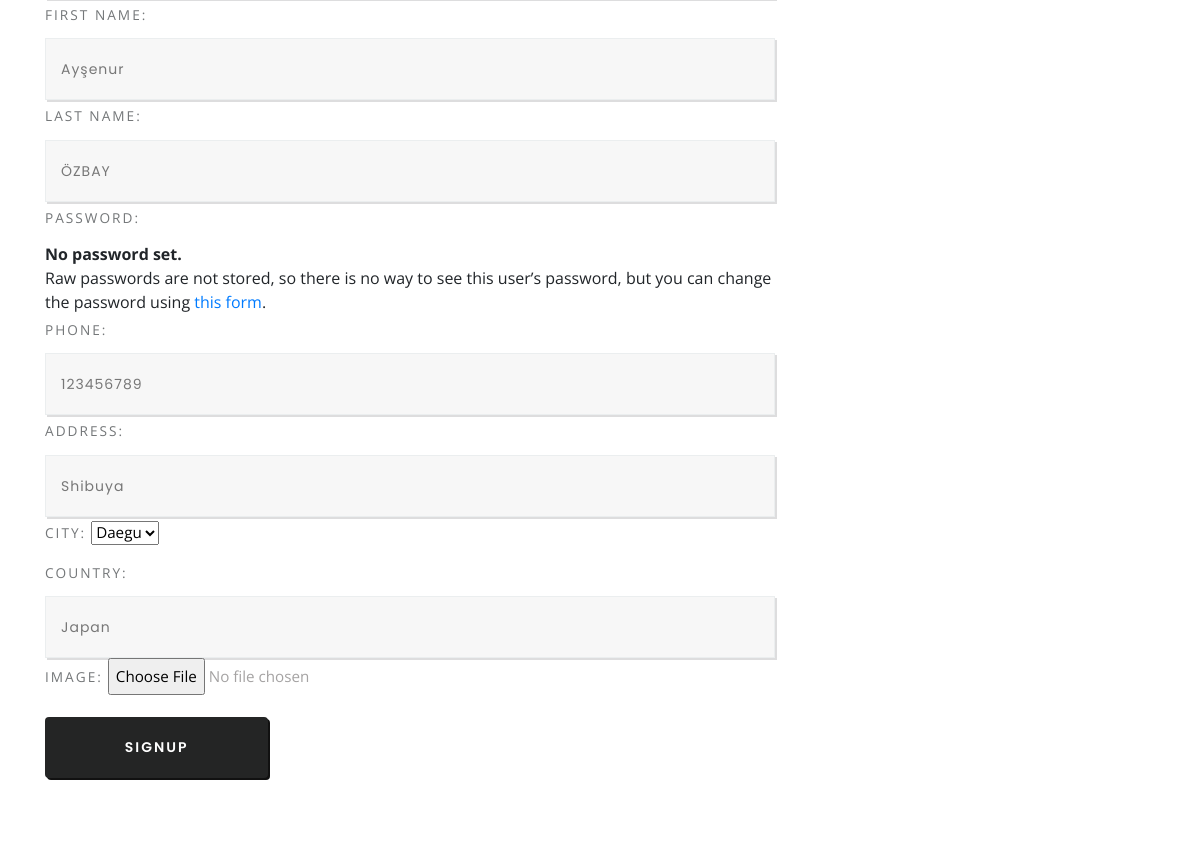
Before: /user/editprofile (signed in, middle part) with the older database file.
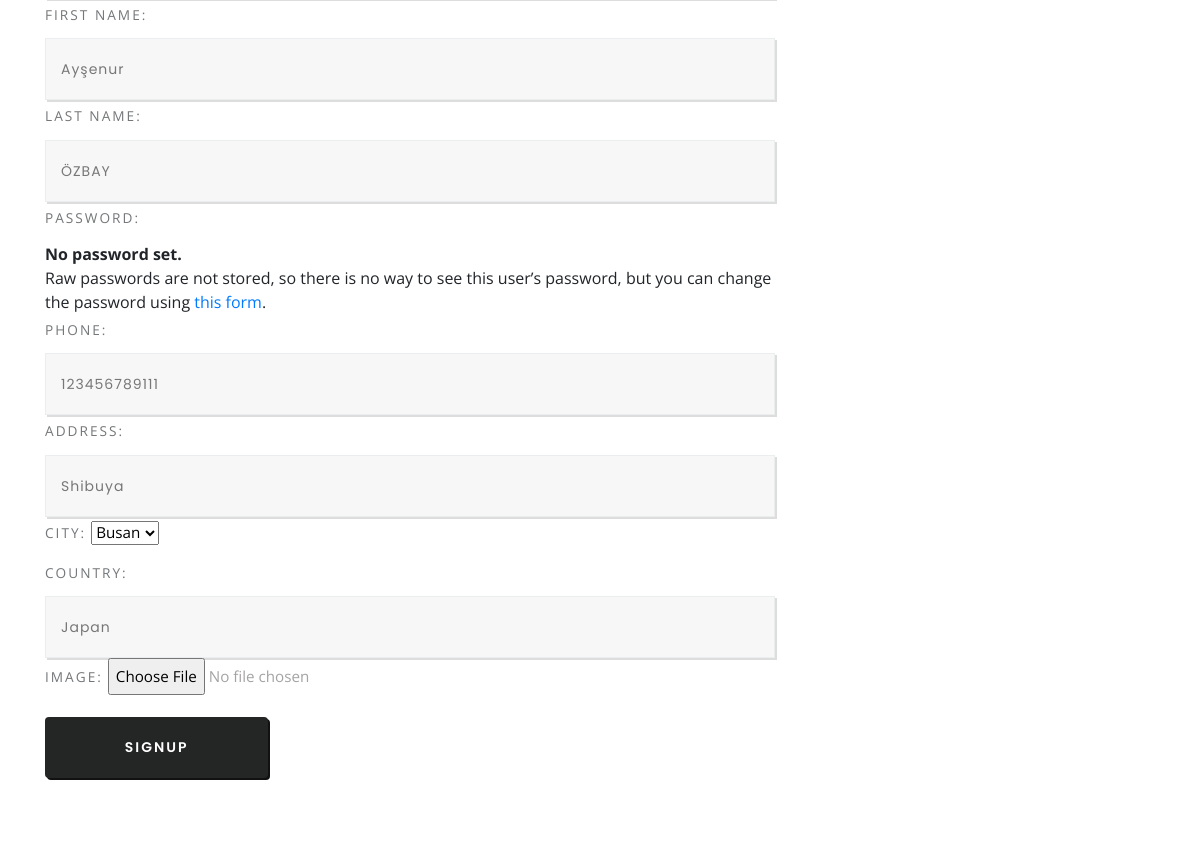
After: the same page with the newer database file.
### home/models.py (models this page shows, shortened)
class UserProfile(models.Model):
    user = models.OneToOneField(User, on_delete=models.CASCADE)
    phone = models.CharField(max_length=30, blank=True)
    address = models.CharField(max_length=30, blank=True)
    city = models.CharField(max_length=30, blank=True)
    country = models.CharField(max_length=30, blank=True)
    image = models.ImageField(blank=True, upload_to='images/users/')
    def image_tag(self):
        return mark_safe('<img src="{}" height="50"/>'.format(self.image.url))
    image_tag.short_description = 'Image'

### user/views.py (the view)
# urls.py: path('editprofile', views.user_update, name='editprofile'),
def user_update(request):
    if request.method == 'POST':
        user_form = UserUpdateForm(request.POST, instance= request.user)
        profile_form = ProfileUpdateForm(request.POST, request.FILES,instance= request.user.userprofile )
        if user_form.is_valid() and profile_form.is_valid():
            user_form.save()
            profile_form.save()
            messages.success(request, 'Account has been updated!')
            return redirect('/editprofile')
    else:
        category = Category.objects.all()
        user_form = UserUpdateForm(instance=request.user)
        profile_form = ProfileUpdateForm(instance= request.user.userprofile)
        context = {
            'category': category,
            'user_form': user_form,
            'profile_form': profile_form,
        }
        return render(request,'user_update.html', context);

### user/forms.py
class UserUpdateForm(UserChangeForm):
    class Meta:
        model = User
        fields= ('username','email','first_name','last_name')
        widgets = {
            'username' : TextInput(attrs= {'class': 'input','placeholder':'username'}),
            'email' : EmailInput(attrs= {'class': 'input','placeholder':'email'}),
            'first_name': TextInput(attrs={'class': 'input', 'placeholder': 'Firstname'}),
            'last_name': TextInput(attrs={'class': 'input', 'placeholder': 'Lastname'}),
        }

class ProfileUpdateForm(forms.ModelForm):
    class Meta:
        model = UserProfile
        fields = ('phone', 'address','city','country','image')
        widgets = {
            'phone': TextInput(attrs={'class': 'input', 'placeholder': 'phone'}),
            'address': TextInput(attrs={'class': 'input', 'placeholder': 'address'}),
            'city': Select(attrs={'class': 'input', 'placeholder': 'city'}, choices=CITY),
            'country': TextInput(attrs={'class': 'input', 'placeholder': 'country'}),
            'image': FileInput(attrs={'class': 'input', 'placeholder': 'image'}),
        }

### user/templates/user_update.html (shortened to what this page needs)
{% extends "homebase.html" %}
{% block content %}
	<section class="banner-bottom-agile-w3ls">
		<div class="container">
			<div class="contact_grid_right">
				<form action="#" method="post">
					<div class="row contact_left_grid">
						<div class="col-md-8 con-left">
						<br>
							<br>
							<br>
                        <form  method="post" enctype="multipart/form-data">
                            <div class="form-group">
                                {{user_form.as_p}}
                                {{profile_form.as_p}}
                            </div>
                      <div class="row contact_left_grid">
                            <div class="col-md-4 con-left">
                                    <input class="form-control" type="submit" value="Signup">
                            </div>
                        </div>
                        </form>
						</div>
						<div class="col-md-4 con-right">
						</div>
					</div>
				</form>
			</div>
		</div>
	</section>
{% endblock %}

Changed rows visible on the page:
changed UserProfile "Shibuya": phone "123456789" → "123456789111"; city "Daegu" → "Busan"
